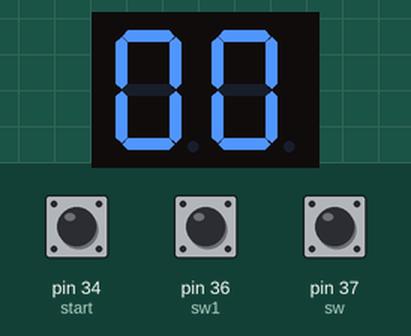
A sketch run on a simulated Arduino Mega 2560, built with avr-gcc and run on an emulated ATmega2560. Shown: 2-digit seven-segment display. Wiring (inferred from the names in the program): 2-digit 7-segment display, segments lit when HIGH: segments pin 49, pin 48, pin 47, pin 46, pin 45, pin 44, pin 43; digit selects pin 31, pin 30. The inputs (shaded band) are chosen by the test bench; at power-on: pin 36 (sw1) LOW, pin 37 (sw) LOW, pin 34 (start) LOW. The segment pins are drawn as the display they are named for.

Above: at 1.2 s.
1.3 s: pin 36 (sw1) pulled HIGH for 0.15 s
At 1.9 s:
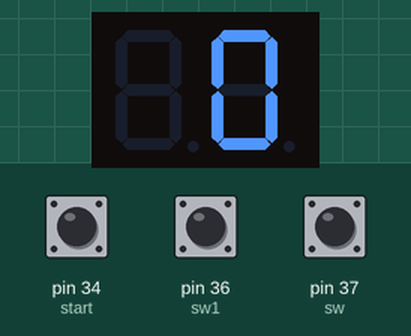
3.0 s: pin 36 (sw1) pulled HIGH for 1 s
At 5.2 s:
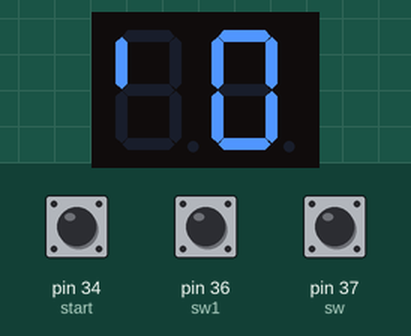
5.5 s: pin 36 (sw1) pulled HIGH for 0.15 s
At 6.3 s:
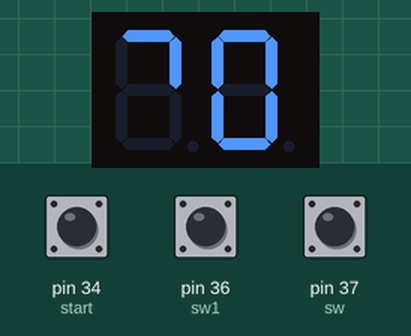
7.2 s: pin 36 (sw1) pulled HIGH for 3.2 s
At 11.4 s:
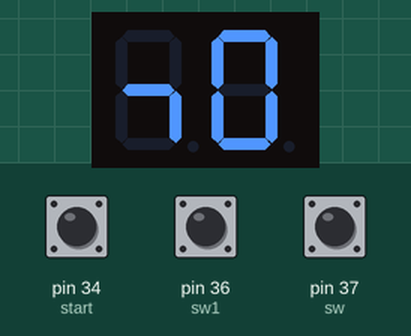
11.9 s: pin 37 (sw) pulled HIGH for 0.15 s
At 13.3 s:
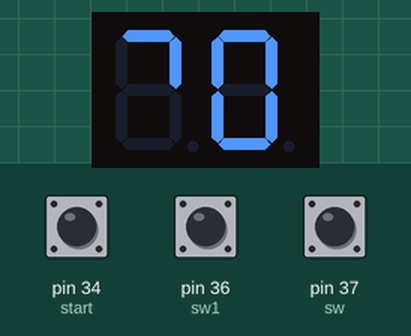
13.6 s: pin 37 (sw) pulled HIGH for 1 s
At 15.8 s:
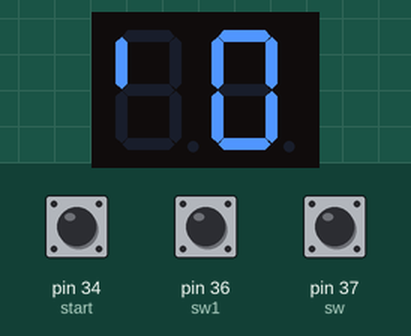
Timing chart, 0 to 17.1 s (numbered marks = the images above; inputs shaded):
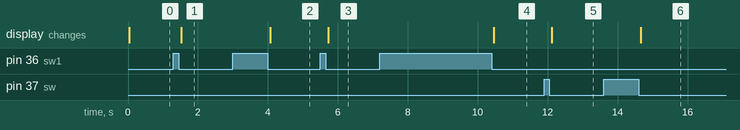

The sketch:

MicroOndas.ino
```cpp
#define unidades 30
#define decenas 31
#define a 43
#define b 44
#define c 45
#define d 46
#define e 47
#define f 48
#define g 49
#define sw 37
#define sw1 36
#define start 34
int contador = 0;
void setup() {
  // put your setup code here, to run once:
  pinMode(unidades, OUTPUT);
  pinMode(decenas, OUTPUT);
  pinMode(a, OUTPUT);
  pinMode(b, OUTPUT);
  pinMode(c, OUTPUT);
  pinMode(d, OUTPUT);
  pinMode(e, OUTPUT);
  pinMode(f, OUTPUT);
  pinMode(g, OUTPUT);
  pinMode(sw, INPUT);
  pinMode(sw1, INPUT);
  pinMode(start, INPUT);
}

byte display [10] = {63, 6, 91, 79, 102, 109, 125, 7, 127, 103};

void loop() {


  if (digitalRead(start) == 1) {
    while(contador > 0){
      for( int i = 0 ; i < 30 ; i ++ ){
      mostrar(contador);
      }
      contador = contador - 1;
      }
    mostrar(contador);
  }


  if (digitalRead(sw1) == 1) {
    mostrar (contador);
    while (digitalRead(sw1) == 1) {
      mostrar(contador);
    }
    contador = contador - 1;

  }
  mostrar(contador);
  if (digitalRead(sw) == 1) {
    mostrar (contador);
    while (digitalRead(sw) == 1) {
      mostrar(contador);
    }
    contador = contador + 1;

  }
  mostrar(contador);


}


void mostrar(int valor) {
  int dec = valor / 10 ;
  int uni = valor % 10;


  PORTL = display[dec];
  digitalWrite(decenas , 1);
  digitalWrite(unidades , 0);
  delay(5);
  PORTL = display[uni];
  digitalWrite(decenas, 0);
  digitalWrite(unidades , 1);
  delay(5);

}
```

Measured:
- after the input at 1.3 s, the display: changes after 0.22 s (image 1)
- after the input at 3.0 s, the display: changes after 1.1 s (image 2)
- after the input at 5.5 s, the display: changes after 0.22 s (image 3)
- after the input at 7.2 s, the display: changes after 3.3 s (image 4)
- after the input at 11.9 s, the display: changes after 0.22 s (image 5)
- after the input at 13.6 s, the display: changes after 1.1 s (image 6)
